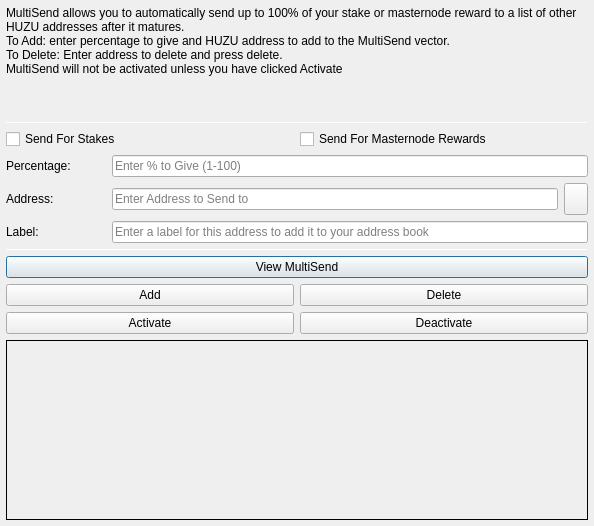
<?xml version="1.0" encoding="UTF-8"?>
<ui version="4.0">
 <class>MultiSendDialog</class>
 <widget class="QDialog" name="MultiSendDialog">
  <property name="windowModality">
   <enum>Qt::NonModal</enum>
  </property>
  <property name="geometry">
   <rect>
    <x>0</x>
    <y>0</y>
    <width>594</width>
    <height>526</height>
   </rect>
  </property>
  <property name="windowTitle">
   <string>MultiSend</string>
  </property>
  <layout class="QVBoxLayout" name="verticalLayout" stretch="0">
   <property name="leftMargin">
    <number>6</number>
   </property>
   <property name="topMargin">
    <number>6</number>
   </property>
   <property name="rightMargin">
    <number>6</number>
   </property>
   <property name="bottomMargin">
    <number>6</number>
   </property>
   <item>
    <layout class="QVBoxLayout" name="verticalLayout_Main" stretch="1,1,1,0,1,1,1">
     <item>
      <widget class="QLabel" name="label_2">
       <property name="lineWidth">
        <number>1</number>
       </property>
       <property name="text">
        <string>MultiSend allows you to automatically send up to 100% of your stake or masternode reward to a list of other HUZU addresses after it matures.
To Add: enter percentage to give and HUZU address to add to the MultiSend vector.
To Delete: Enter address to delete and press delete.
MultiSend will not be activated unless you have clicked Activate</string>
       </property>
       <property name="alignment">
        <set>Qt::AlignLeading|Qt::AlignLeft|Qt::AlignTop</set>
       </property>
       <property name="wordWrap">
        <bool>true</bool>
       </property>
      </widget>
     </item>
     <item>
      <widget class="Line" name="line">
       <property name="minimumSize">
        <size>
         <width>0</width>
         <height>1</height>
        </size>
       </property>
       <property name="maximumSize">
        <size>
         <width>16777215</width>
         <height>1</height>
        </size>
       </property>
       <property name="orientation">
        <enum>Qt::Horizontal</enum>
       </property>
      </widget>
     </item>
     <item>
      <layout class="QVBoxLayout" name="verticalLayout_Settings">
       <item>
        <layout class="QHBoxLayout" name="horizontalLayout">
         <item>
          <widget class="QCheckBox" name="multiSendStakeCheckBox">
           <property name="text">
            <string>Send For Stakes</string>
           </property>
          </widget>
         </item>
         <item>
          <widget class="QCheckBox" name="multiSendMasternodeCheckBox">
           <property name="text">
            <string>Send For Masternode Rewards</string>
           </property>
          </widget>
         </item>
        </layout>
       </item>
       <item>
        <layout class="QHBoxLayout" name="horizontalLayout_6">
         <item>
          <widget class="QLabel" name="label">
           <property name="minimumSize">
            <size>
             <width>100</width>
             <height>0</height>
            </size>
           </property>
           <property name="toolTip">
            <string>Percentage of stake to send</string>
           </property>
           <property name="text">
            <string>Percentage:</string>
           </property>
          </widget>
         </item>
         <item>
          <widget class="QLineEdit" name="multiSendPercentEdit">
           <property name="toolTip">
            <string>Enter whole numbers 1 - 100</string>
           </property>
           <property name="placeholderText">
            <string>Enter % to Give (1-100)</string>
           </property>
          </widget>
         </item>
        </layout>
       </item>
       <item>
        <layout class="QHBoxLayout" name="horizontalLayout_7">
         <item>
          <widget class="QLabel" name="label_5">
           <property name="minimumSize">
            <size>
             <width>100</width>
             <height>0</height>
            </size>
           </property>
           <property name="toolTip">
            <string>Address to send portion of stake to</string>
           </property>
           <property name="text">
            <string>Address:</string>
           </property>
          </widget>
         </item>
         <item>
          <widget class="QLineEdit" name="multiSendAddressEdit">
           <property name="toolTip">
            <string/>
           </property>
           <property name="placeholderText">
            <string>Enter Address to Send to</string>
           </property>
          </widget>
         </item>
         <item>
          <widget class="QToolButton" name="addressBookButton">
           <property name="maximumSize">
            <size>
             <width>16777215</width>
             <height>32</height>
            </size>
           </property>
           <property name="toolTip">
            <string>Choose an address from the address book</string>
           </property>
           <property name="text">
            <string/>
           </property>
           <property name="icon">
            <iconset resource="../huzu.qrc">
             <normaloff>:/icons/address-book</normaloff>:/icons/address-book</iconset>
           </property>
           <property name="shortcut">
            <string>Alt+A</string>
           </property>
          </widget>
         </item>
        </layout>
       </item>
      </layout>
     </item>
     <item>
      <layout class="QHBoxLayout" name="horizontalLayout_3">
       <item>
        <widget class="QLabel" name="label_3">
         <property name="minimumSize">
          <size>
           <width>100</width>
           <height>0</height>
          </size>
         </property>
         <property name="text">
          <string>Label:</string>
         </property>
        </widget>
       </item>
       <item>
        <widget class="QLineEdit" name="labelAddressLabelEdit">
         <property name="placeholderText">
          <string>Enter a label for this address to add it to your address book</string>
         </property>
        </widget>
       </item>
      </layout>
     </item>
     <item>
      <widget class="Line" name="line_2">
       <property name="minimumSize">
        <size>
         <width>0</width>
         <height>1</height>
        </size>
       </property>
       <property name="maximumSize">
        <size>
         <width>16777215</width>
         <height>1</height>
        </size>
       </property>
       <property name="orientation">
        <enum>Qt::Horizontal</enum>
       </property>
      </widget>
     </item>
     <item>
      <layout class="QVBoxLayout" name="verticalLayout_Buttons">
       <item>
        <layout class="QHBoxLayout" name="horizontalLayout_4">
         <item>
          <widget class="QPushButton" name="viewButton">
           <property name="toolTip">
            <string/>
           </property>
           <property name="statusTip">
            <string>View MultiSend Vector</string>
           </property>
           <property name="text">
            <string>View MultiSend</string>
           </property>
          </widget>
         </item>
        </layout>
       </item>
       <item>
        <layout class="QHBoxLayout" name="horizontalLayout_2">
         <item>
          <widget class="QPushButton" name="addButton">
           <property name="toolTip">
            <string/>
           </property>
           <property name="statusTip">
            <string>Add to MultiSend Vector</string>
           </property>
           <property name="text">
            <string>Add</string>
           </property>
          </widget>
         </item>
         <item>
          <widget class="QPushButton" name="deleteButton">
           <property name="toolTip">
            <string/>
           </property>
           <property name="statusTip">
            <string>Delete Address From MultiSend Vector</string>
           </property>
           <property name="text">
            <string>Delete</string>
           </property>
          </widget>
         </item>
        </layout>
       </item>
       <item>
        <layout class="QHBoxLayout" name="horizontalLayout_5">
         <item>
          <widget class="QPushButton" name="activateButton">
           <property name="statusTip">
            <string>Activate MultiSend</string>
           </property>
           <property name="text">
            <string>Activate</string>
           </property>
          </widget>
         </item>
         <item>
          <widget class="QPushButton" name="disableButton">
           <property name="statusTip">
            <string>Deactivate MultiSend</string>
           </property>
           <property name="text">
            <string>Deactivate</string>
           </property>
          </widget>
         </item>
        </layout>
       </item>
      </layout>
     </item>
     <item>
      <widget class="QLabel" name="message">
       <property name="minimumSize">
        <size>
         <width>0</width>
         <height>180</height>
        </size>
       </property>
       <property name="frameShape">
        <enum>QFrame::Panel</enum>
       </property>
       <property name="frameShadow">
        <enum>QFrame::Plain</enum>
       </property>
       <property name="lineWidth">
        <number>1</number>
       </property>
       <property name="midLineWidth">
        <number>1</number>
       </property>
       <property name="text">
        <string/>
       </property>
       <property name="alignment">
        <set>Qt::AlignLeading|Qt::AlignLeft|Qt::AlignTop</set>
       </property>
       <property name="wordWrap">
        <bool>true</bool>
       </property>
      </widget>
     </item>
    </layout>
   </item>
  </layout>
 </widget>
 <resources>
  <include location="../huzu.qrc"/>
 </resources>
 <connections/>
</ui>
